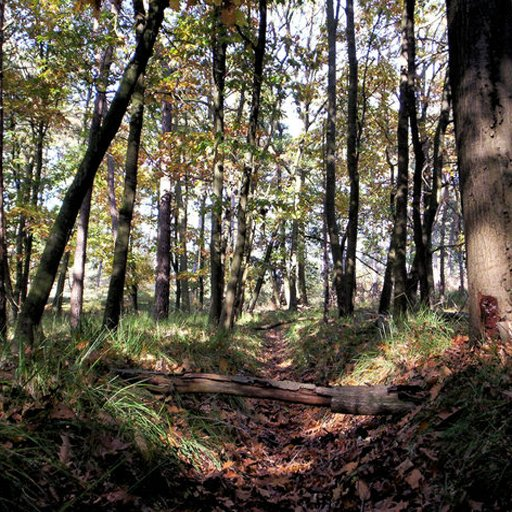
#> input picture image/Landscape-Forest Path.png, 512 x 512 px, given in place of lena.bmp, which was not available
$ jupyter execute '영상처리_3주차실습.ipynb'
#> lines starting #> are read from the running program, lines starting #| are printed output that depends on the picture; after the words box and inside, x2 and y2 are one past the last pixel; in counts of white or black regions, pixels touching at a corner belong together; long printed decimals are rounded; pictures that were not available may be replaced by others from this repository, and a replacement may not be noted
[cell 1]
from google.colab import drive
drive.mount('/content/drive')
import numpy as np
import matplotlib.pyplot as plt
import math
import cv2

[cell 2]
# 실습에 사용할 이미지 로딩
gray_lena_img = cv2.imread('/content/drive/MyDrive/Colab Notebooks/Image_Processing_2025_1/lena.bmp',cv2.IMREAD_GRAYSCALE) #처리하기 편하게 흑백이미지를 불러온다
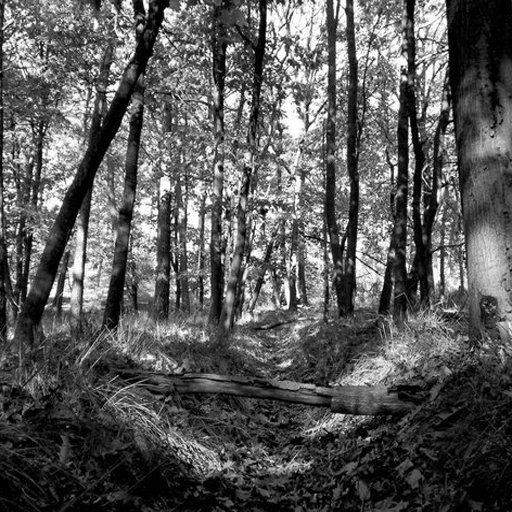
#> gray_lena_img: shape (512, 512); min 0, max 255, mean 88

[cell 3]
#1) Design a function to generate the binary image.
#Input : image, threshold
#Output : binary image

def make_binary_img(image, threshold):
#> called with threshold = 128
  binary_image = np.zeros(image.shape) # 이진화 이미지 담을 이미지 image.copy()라고 해도 됨
  for i in range(image.shape[0]): #
    for j in range(image.shape[1]):
      if image[i][j] >= threshold:
        binary_image[i][j] = 255
      else:
        binary_image[i][j] = 0
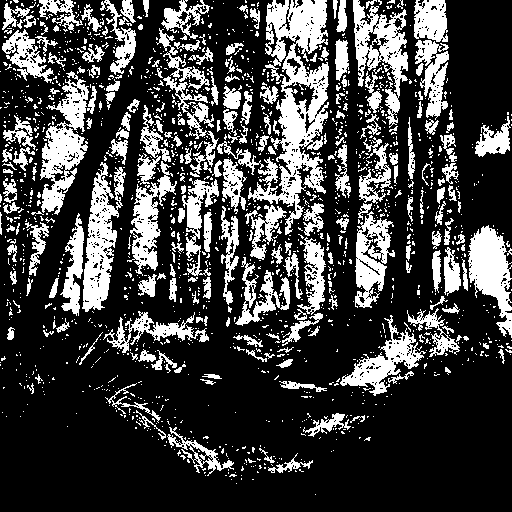
#> binary_image: shape (512, 512) float64; 25.8% white; 1587 white regions (1363 under 20 px), largest, box (x1, y1, x2, y2) and area: (248, 0, 329, 235) 7769, (40, 71, 89, 215) 3208, (82, 162, 126, 312) 3082
  return binary_image

#make_binary_img(gray_lena_img, 128)
plt.imshow(make_binary_img(gray_lena_img, 128),cmap='gray')
plt.show()

[cell 4]
#1번 교수님 버전
def make_binary_img(img, T):
#> called with T = 128
  binary_image = img.copy()

  binary_image[img>=T]=1
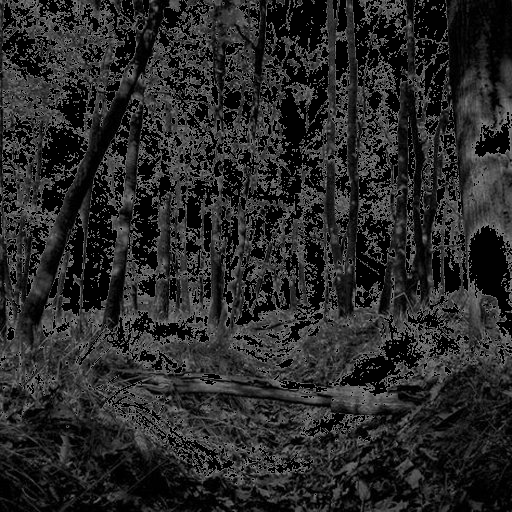
#> binary_image: shape (512, 512); min 0, max 127, mean 41.2
  binary_image[img<T]=0

  return binary_image

plt.imshow(make_binary_img(gray_lena_img, 128),cmap='gray')
plt.show()

[cell 5]
#2) Design a function to find the histogram for given input gray image.
#Input : image, number of bins (N)
#Output : histogram (Nx1 vector)

def make_histogram(image, N):
#> called with N = 256
  histogram = np.zeros(N)
  for i in range(image.shape[0]):
    for j in range(image.shape[1]):
      histogram[image[i][j]] += 1
  return histogram

hist_of_img=make_histogram(gray_lena_img, 256)
#> hist_of_img = 256 values, max 6502 at index 0, min 304 at index 224, mean 1024
x=np.arange(0,256,1)
plt.bar(x,hist_of_img)
plt.show()
#> figure, not shown here; tallest bar 6502 high, from x = -0.4 to 0.4

[cell 6]
# 2번 교수님 버전
# 넘파이 내장 함수는 자유롭게 사용 가능
gray_lena_img_1D = gray_lena_img.flatten()
bins=np.arange(0,256,1)
hist_y, hist_x = np.histogram(gray_lena_img_1D, bins)
#> hist_y = 255 values, max 6502 at index 0, min 304 at index 224, mean 1028; hist_x = 256 values from 0 to 255
plt.bar(bins[:-1],hist_y)
plt.show()
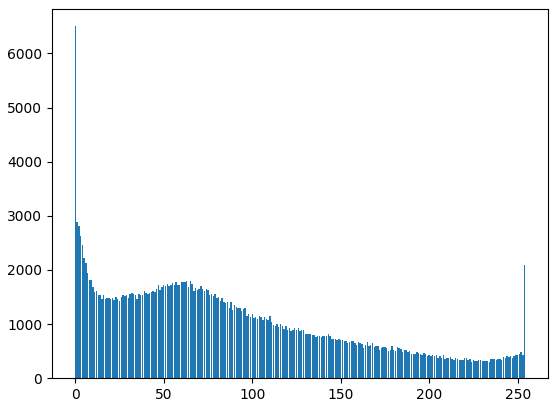
#> figure drawn by matplotlib, 1 panel; tallest bar 6502 high, from x = -0.4 to 0.4

[cell 7]
#3) (Option) Design the Otsu algorithm.
#Input : image
#Output : binary image
# prompt: design the otsu algorithm without opencv. input: image, output: binary image

import matplotlib.pyplot as plt
def otsu_thresholding(image):

  hist = make_histogram(image, 256)  # Calculate the histogram
#> hist has the same summary as hist_of_img outside otsu_thresholding
  total_pixels = image.shape[0] * image.shape[1]
#> total_pixels = 262144
  current_max_variance = 0
  optimal_threshold = 0

  for threshold in range(1, 256):
    # Calculate the number of pixels in each class
    foreground_pixels = sum(hist[:threshold])
    background_pixels = total_pixels - foreground_pixels

    if foreground_pixels == 0 or background_pixels == 0:
      continue

    # Calculate the mean of each class
    foreground_mean = sum([i * hist[i] for i in range(threshold)]) / foreground_pixels
    background_mean = sum([i * hist[i] for i in range(threshold, 256)]) / background_pixels

    # Calculate the between-class variance
    variance = (foreground_pixels / total_pixels) * (background_pixels / total_pixels) * (foreground_mean - background_mean) ** 2

    if variance > current_max_variance:
      current_max_variance = variance
      optimal_threshold = threshold
#> this loop made 255 passes
#> (foreground_pixels, background_pixels, foreground_mean, background_mean, variance, current_max_variance) on passes 1 to 12: (6502, 255642, 0, 90.23, 196.9, 196.9), (9392, 252752, 0.308, 91.25, 285.7, 285.7), (12200, 249944, 0.697, 92.25, 371.9, 371.9), (14833, 247311, 1.11, 93.2, 452.8, 452.8), (17301, 244843, 1.52, 94.1, 528.4, 528.4), (19517, 242627, 1.91, 94.91, 596, 596), (21642, 240502, 2.32, 95.7, 660.5, 660.5), (23576, 238568, 2.7, 96.42, 718.9, 718.9), (25395, 236749, 3.08, 97.1, 773.4, 773.4), (27202, 234942, 3.47, 97.78, 827.1, 827.1), (28892, 233252, 3.85, 98.41, 876.8, 876.8), (30488, 231656, 4.23, 99.01, 923.4, 923.4)
#> after the loop, current_max_variance = 3159.8; optimal_threshold = 109

  binary_image = make_binary_img(image, optimal_threshold)
#> in make_binary_img (call 2), `binary_image[img<T]=0`: binary_image: shape (512, 512); values 0 (black) and 1 (white), 32.7% white; 1279 white regions (1108 under 20 px), largest, box (x1, y1, x2, y2) and area: (217, 0, 329, 261) 12573, (353, 0, 408, 309) 8106, (147, 28, 222, 300) 5045
  return binary_image

# Example usage:
binary_image_otsu = otsu_thresholding(gray_lena_img)

plt.imshow(binary_image_otsu, cmap='gray')
plt.show()

[cell 8]
#4) Design a function to compute MSE and PSNR.
#Input : image1, image2
#Output : MSE, PSNR

img1 = cv2.imread('/content/drive/MyDrive/Colab Notebooks/Image_Processing_2025_1/Image/babbon.bmp',cv2.IMREAD_GRAYSCALE)
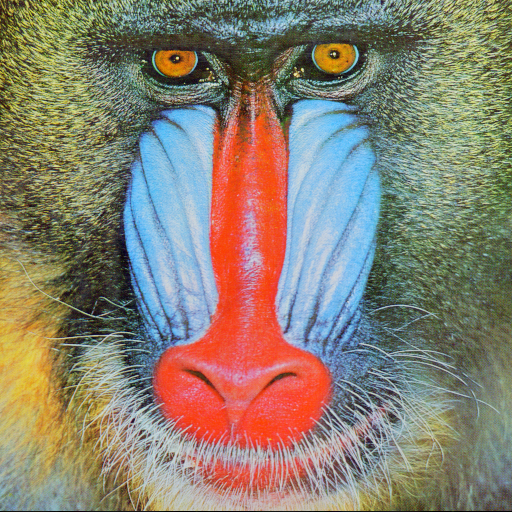
#> input picture image/babbon.bmp, 512 x 512 px, found by its file name
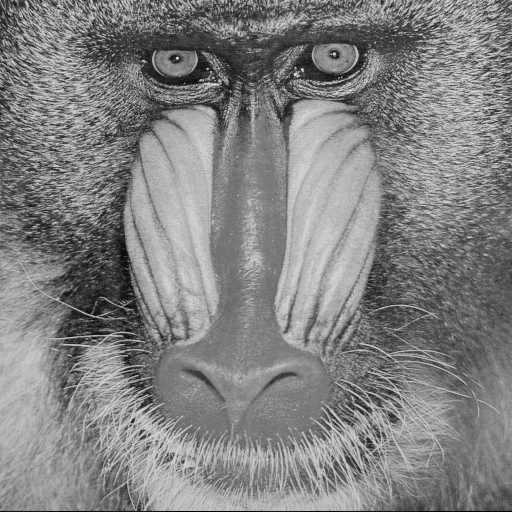
#> img1: shape (512, 512); min 0, max 231, mean 129.6
img2 = cv2.imread('/content/drive/MyDrive/Colab Notebooks/Image_Processing_2025_1/Image/pepper.bmp',cv2.IMREAD_GRAYSCALE)
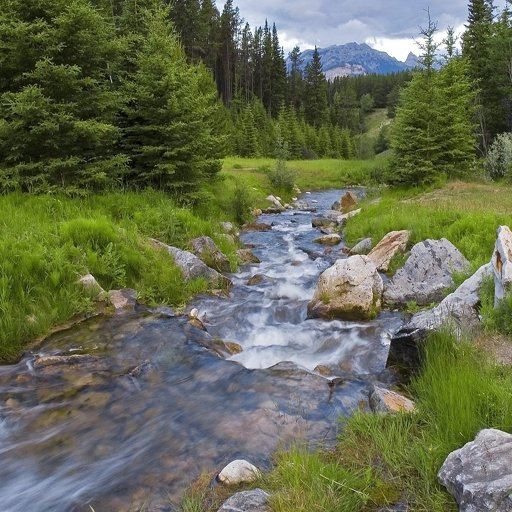
#> input picture image/Landscape-Rocky Stream.png, 512 x 512 px, given in place of pepper.bmp, which was not available
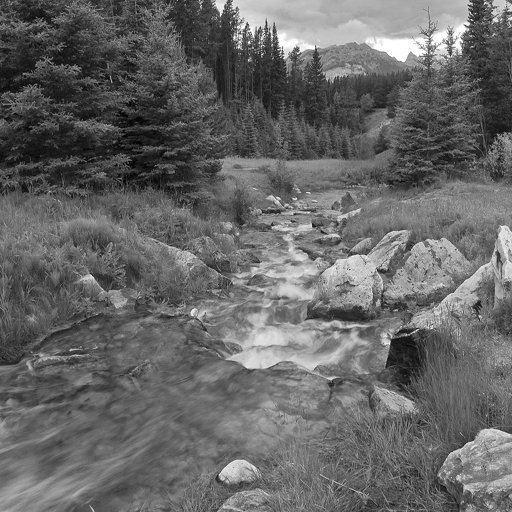
#> img2: shape (512, 512); min 0, max 255, mean 102.8

def psnr_func(image1,image2): # 2개의 이미지의 크기기 같아야 됨
    mse=np.mean((image1-image2)**2) #mse 계산식
#> mse = 105
    psnr=20*math.log10(255/math.sqrt(mse)) #psnr 계산식
#> psnr = 27.92
    return mse, psnr
val1,val2=psnr_func(img1,img2)
#> val1 = 105; val2 = 27.92

print("MSE : ",val1," PSNR : ",val2)
#| MSE :  104.966  PSNR :  27.920

[cell 9]
# [7 lines of commented-out code are left out]
def add_gaussian_noise(image, sigma):
#> called with sigma = 50
    row, col = image.shape
#> row = 512; col = 512
    # uniform_noise = (np.random.random((row, col))-0.5)*100 # uniform 노이즈 추가
    mean=0
    gaussian_noise = np.random.normal(mean,sigma,(row,col)) # gaussian 노이즈 추가
    noisy_image = image + gaussian_noise
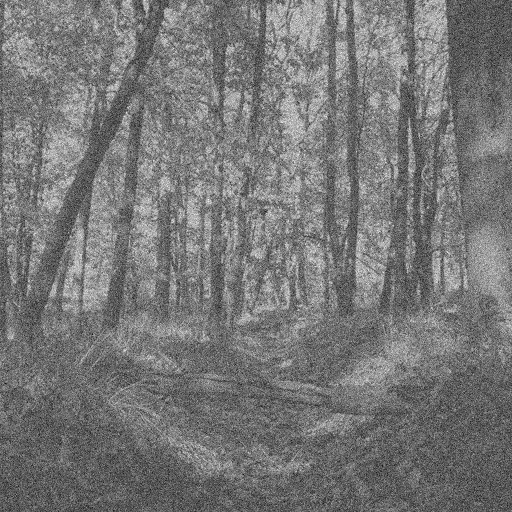
#> noisy_image: shape (512, 512) float64; min -229, max 450.1, mean 88.1; drawn with min black and max white
    noisy_image = np.clip(noisy_image, 0, 255)
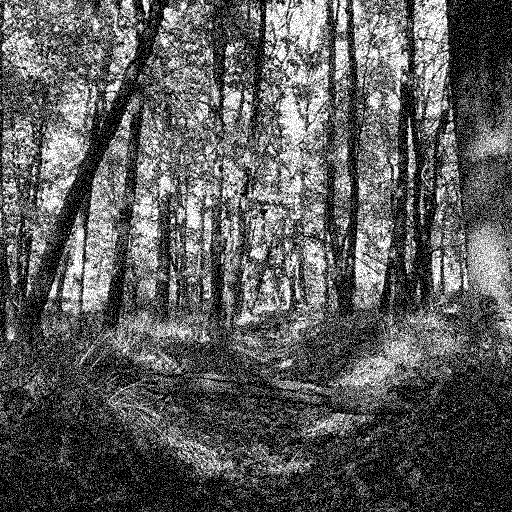
#> noisy_image: shape (512, 512) float64; min 0, max 255, mean 91.6
    return noisy_image.astype(np.uint8)

gaus_noise_lena=add_gaussian_noise(gray_lena_img, 50)
plt.title('gaussian noise lena')
plt.imshow(gaus_noise_lena,cmap='gray')
plt.show()

[cell 10]
#6) Compute MSE and PSNR for noisy image.
# psnr의 정상적인 값은 30 근방이다
val1,val2=psnr_func(gray_lena_img,gaus_noise_lena)
#> val1 = 99.9; val2 = 28.14
print("MSE : ",val1," PSNR : ",val2)
#| MSE :  99.900  PSNR :  28.135
